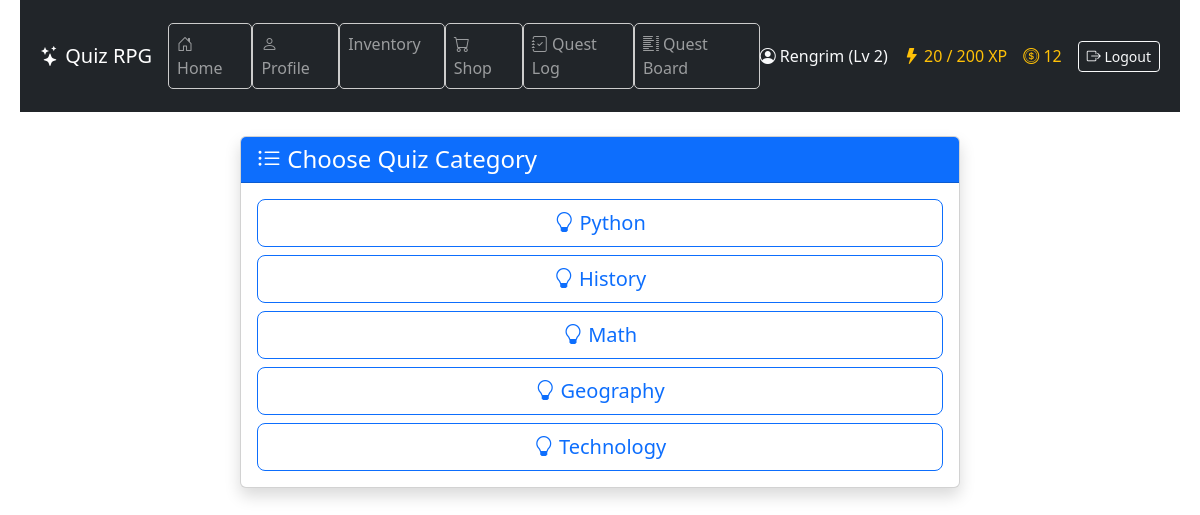
The app's page /quiz/choose_category/ (signed in) with its own data.
### game/models.py (models this page shows, shortened)
class Character(models.Model):
    CLASS_CHOICES = [
        ("warrior", "Warrior"),
        ("mage", "Mage"),
        ("rogue", "Rogue"),
    ]
    user = models.OneToOneField(User, on_delete=models.CASCADE)
    name = models.CharField(max_length=100)
    character_class = models.CharField(
        max_length=20, choices=CLASS_CHOICES, default="warrior"
    )
    level = models.IntegerField(default=1)
    experience = models.IntegerField(default=0)
    experience_to_next_level = models.PositiveIntegerField(default=100)
    hp = models.PositiveIntegerField(default=100)
    max_hp = models.PositiveIntegerField(default=100)
    hp_from_levels = models.PositiveIntegerField(default=0)
    mana = models.PositiveIntegerField(default=50)
    max_mana = models.PositiveIntegerField(default=50)
    mana_from_levels = models.PositiveIntegerField(default=0)
    stamina = models.PositiveIntegerField(default=50)
    max_stamina = models.PositiveIntegerField(default=50)
    armor = models.PositiveIntegerField(default=0)
    damage_reduction = models.FloatField(default=0.0)
    physical_min_damage = models.PositiveIntegerField(default=1)
    physical_max_damage = models.PositiveIntegerField(default=3)
    spell_power = models.PositiveIntegerField(default=0)
    hp_regeneration = models.PositiveIntegerField(default=0)
    mana_regeneration = models.PositiveIntegerField(default=0)
    stamina_regeneration = models.PositiveIntegerField(default=0)
    items = models.ManyToManyField("Item", related_name="characters", blank=True)
    equipped_head = models.ForeignKey(
        "Item",
        null=True,
        blank=True,
        related_name="equipped_on_head",
        on_delete=models.SET_NULL,
    )
    equipped_body = models.ForeignKey(
        "Item",
        null=True,
        blank=True,
        related_name="equipped_on_body",
        on_delete=models.SET_NULL,
    )
    equipped_legs = models.ForeignKey(
        "Item",
        null=True,
        blank=True,
        related_name="equipped_on_legs",
        on_delete=models.SET_NULL,
    )
    equipped_feet = models.ForeignKey(
        "Item",
        null=True,
        blank=True,
        related_name="equipped_on_feet",
        on_delete=models.SET_NULL,
    )
    equipped_hand_right = models.ForeignKey(
        "Item",
        null=True,
        blank=True,
        related_name="equipped_on_hand_right",
        on_delete=models.SET_NULL,
    )
    equipped_hand_left = models.ForeignKey(
        "Item",
        null=True,
        blank=True,
        related_name="equipped_on_hand_left",
        on_delete=models.SET_NULL,
    )
    strength = models.IntegerField(default=5)
    intelligence = models.IntegerField(default=5)
    dexterity = models.IntegerField(default=5)
    vitality = models.IntegerField(default=5)
    luck = models.IntegerField(default=5)
    stat_points = models.IntegerField(default=0)
    gold = models.IntegerField(default=0)
    class XpReward(TypedDict):
        total: int
        base: int
        strength_bonus: int
        intelligence_bonus: int
        double: bool

class Category(models.Model):
    name = models.CharField(max_length=100)

### game/views.py (the view)
# urls.py: path("quiz/choose_category/", views.choose_category_view, name="choose_category"),
@login_required
def choose_category_view(request):
    categories = Category.objects.all()
    return render(request, "game/choose_category.html", {"categories": categories})

### game/context_processors.py (called while the page is built)
def character_context(request):
    if request.user.is_authenticated:
        try:
            character = Character.objects.get(user=request.user)
            return {"character": character}
        except Character.DoesNotExist:
            return {}
    return {}

### game/templates/game/choose_category.html (shortened to what this page needs)
{% extends "game/base.html" %}
{% block content %}
<div class="container my-4">
  <div class="row justify-content-center">
    <div class="col-md-8">
      <div class="card shadow">
        <div class="card-header bg-primary text-white">
          <h4 class="mb-0">
            <i class="bi bi-list-ul"></i> Choose Quiz Category
          </h4>
        </div>
        <div class="card-body">
          {% if categories %}
            <div class="d-grid gap-2">
              {% for category in categories %}
                <a href="{% url 'set_category' category.id %}" class="btn btn-outline-primary btn-lg">
                  <i class="bi bi-lightbulb"></i> {{ category.name }}
                </a>
              {% endfor %}
            </div>
          {% else %}
            <div class="alert alert-info mt-3">
              No categories available at the moment.
            </div>
          {% endif %}
        </div>
      </div>
    </div>
  </div>
</div>
{% endblock %}

### game/templates/game/base.html (shortened to what this page needs)
{% load static %}
<!DOCTYPE html>
<html lang="en">
  <head>
    <link rel="stylesheet" type="text/css" href="{% static 'game/style.css' %}" />
    <link href="https://cdn.jsdelivr.net/npm/bootstrap@5.3.3/dist/css/bootstrap.min.css" rel="stylesheet" />
    <link href="https://cdn.jsdelivr.net/npm/bootstrap-icons@1.11.3/font/bootstrap-icons.css" rel="stylesheet" />
  </head>
  <body>
    <header class="bg-dark text-white">
      <nav class="navbar navbar-expand-lg navbar-dark container">
        <a class="navbar-brand" href="{% url 'home' %}">
          <i class="bi bi-stars"></i> Quiz RPG
        </a>
        <div class="collapse navbar-collapse justify-content-between" id="navbarNav">
          <ul class="navbar-nav me-auto mb-2 mb-lg-0">
            <li class="nav-item"><a class="nav-link" href="{% url 'home' %}"><i class="bi bi-house-door"></i> Home</a></li>
            <li class="nav-item"><a class="nav-link" href="{% url 'profile' %}"><i class="bi bi-person"></i> Profile</a></li>
            <li class="nav-item"><a class="nav-link" href="{% url 'inventory' %}"> Inventory</a></li>
            <li class="nav-item"><a class="nav-link" href="{% url 'shop' %}"><i class="bi bi-cart"></i> Shop</a></li>
            <li class="nav-item"><a class="nav-link" href="{% url 'quest_log' %}"><i class="bi bi-journal-check"></i> Quest Log</a></li>
            <li class="nav-item"><a class="nav-link" href="{% url 'quest_list' %}"><i class="bi bi-list-columns"></i> Quest Board</a></li>
          </ul>
          <div class="d-flex align-items-center gap-3 text-nowrap">
            {% if user.is_authenticated %}
              {% if character %}
                <span class="text-light"><i class="bi bi-person-circle"></i> {{ character.name }} (Lv {{ character.level }})</span>
                <span class="text-warning"><i class="bi bi-lightning-fill"></i> {{ character.experience }} / {{ character.level|add:"0" }}00 XP</span>
                <span class="text-warning"><i class="bi bi-coin"></i> {{ character.gold }}</span>
              {% else %}
                <span class="text-light"><i class="bi bi-person-circle"></i> {{ user.username }}</span>
              {% endif %}
              <form method="post" action="{% url 'logout' %}" class="d-inline">
                <button type="submit" class="btn btn-outline-light btn-sm">
                  <i class="bi bi-box-arrow-right"></i> Logout
                </button>
              </form>
            {% else %}
              <a href="{% url 'login' %}" class="btn btn-outline-light btn-sm"><i class="bi bi-box-arrow-in-right"></i> Login</a>
              <a href="{% url 'register' %}" class="btn btn-outline-light btn-sm"><i class="bi bi-person-plus"></i> Register</a>
            {% endif %}
          </div>
        </div>
      </nav>
    </header>
    <main class="container mb-5">
      {% block content %}{% endblock %}
    </main>
  </body>
</html>

### game/static/game/style.css (style rules this page uses)
body { font-family: "Segoe UI", sans-serif; background-color: #f4f4f4; color: #333; margin: 0; padding: 0 20px; }
header { background-color: #222; color: white; padding: 15px 20px; display: flex; flex-direction: column; align-items: flex-start; }
nav a { color: #ddd; text-decoration: none; margin-right: 15px; }
nav li { background: none !important; width: auto !important; height: auto !important; padding: 0 !important; margin: 0 !important; display: list-item; }
button { background-color: #4CAF50; color: white; border: none; padding: 8px 16px; margin-top: 5px; cursor: pointer; border-radius: 4px; }
ul { list-style: none; padding-left: 0; }
li { background-color: white; border: 1px solid #ccc; margin: 5px 0; padding: 10px; border-radius: 5px; }

### records on screen
Character: name "Rengrim", level "2", experience "20", level|add "2", gold "12"
Category: name "Python"
Category: name "History"
Category: name "Math"
Category: name "Geography"
Category: name "Technology"
